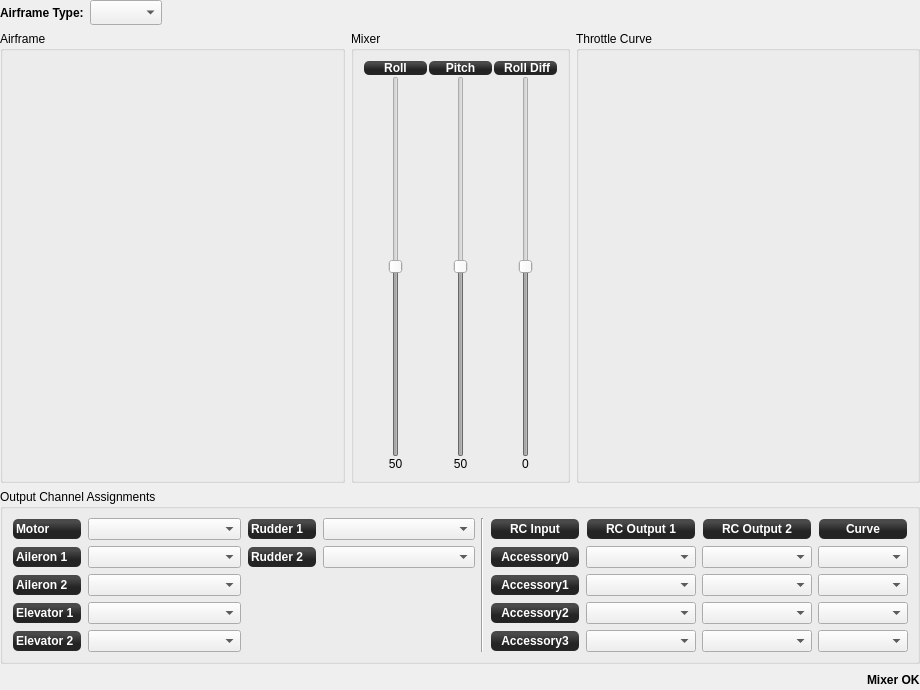
<?xml version="1.0" encoding="UTF-8"?>
<ui version="4.0">
 <class>FixedWingConfigWidget</class>
 <widget class="QWidget" name="FixedWingConfigWidget">
  <property name="geometry">
   <rect>
    <x>0</x>
    <y>0</y>
    <width>920</width>
    <height>690</height>
   </rect>
  </property>
  <property name="windowTitle">
   <string>Form</string>
  </property>
  <layout class="QGridLayout" name="gridLayout">
   <property name="leftMargin">
    <number>0</number>
   </property>
   <property name="topMargin">
    <number>0</number>
   </property>
   <property name="rightMargin">
    <number>0</number>
   </property>
   <property name="bottomMargin">
    <number>0</number>
   </property>
   <item row="2" column="0">
    <widget class="QGroupBox" name="airframeBox">
     <property name="minimumSize">
      <size>
       <width>10</width>
       <height>10</height>
      </size>
     </property>
     <property name="maximumSize">
      <size>
       <width>16777215</width>
       <height>16777215</height>
      </size>
     </property>
     <property name="title">
      <string>Airframe</string>
     </property>
     <layout class="QVBoxLayout" name="verticalLayout_8" stretch="1">
      <property name="leftMargin">
       <number>9</number>
      </property>
      <property name="topMargin">
       <number>9</number>
      </property>
      <property name="rightMargin">
       <number>9</number>
      </property>
      <property name="bottomMargin">
       <number>9</number>
      </property>
      <item>
       <widget class="QGraphicsView" name="planeShape">
        <property name="sizePolicy">
         <sizepolicy hsizetype="MinimumExpanding" vsizetype="MinimumExpanding">
          <horstretch>0</horstretch>
          <verstretch>0</verstretch>
         </sizepolicy>
        </property>
        <property name="minimumSize">
         <size>
          <width>250</width>
          <height>250</height>
         </size>
        </property>
        <property name="styleSheet">
         <string notr="true">background:transparent</string>
        </property>
        <property name="frameShape">
         <enum>QFrame::NoFrame</enum>
        </property>
        <property name="frameShadow">
         <enum>QFrame::Plain</enum>
        </property>
       </widget>
      </item>
     </layout>
    </widget>
   </item>
   <item row="2" column="2">
    <widget class="QGroupBox" name="throttleCurveBox">
     <property name="sizePolicy">
      <sizepolicy hsizetype="Minimum" vsizetype="Preferred">
       <horstretch>0</horstretch>
       <verstretch>0</verstretch>
      </sizepolicy>
     </property>
     <property name="minimumSize">
      <size>
       <width>10</width>
       <height>10</height>
      </size>
     </property>
     <property name="maximumSize">
      <size>
       <width>16777215</width>
       <height>16777215</height>
      </size>
     </property>
     <property name="title">
      <string>Throttle Curve</string>
     </property>
     <layout class="QVBoxLayout" name="verticalLayout_9">
      <property name="leftMargin">
       <number>9</number>
      </property>
      <property name="topMargin">
       <number>9</number>
      </property>
      <property name="rightMargin">
       <number>9</number>
      </property>
      <property name="bottomMargin">
       <number>9</number>
      </property>
      <item>
       <widget class="MixerCurve" name="fixedWingThrottle" native="true">
        <property name="sizePolicy">
         <sizepolicy hsizetype="MinimumExpanding" vsizetype="MinimumExpanding">
          <horstretch>0</horstretch>
          <verstretch>0</verstretch>
         </sizepolicy>
        </property>
        <property name="minimumSize">
         <size>
          <width>250</width>
          <height>250</height>
         </size>
        </property>
        <property name="sizeIncrement">
         <size>
          <width>10</width>
          <height>10</height>
         </size>
        </property>
        <property name="baseSize">
         <size>
          <width>50</width>
          <height>50</height>
         </size>
        </property>
       </widget>
      </item>
     </layout>
    </widget>
   </item>
   <item row="2" column="1">
    <widget class="QGroupBox" name="elevonMixBox">
     <property name="maximumSize">
      <size>
       <width>16777215</width>
       <height>16777215</height>
      </size>
     </property>
     <property name="title">
      <string>Mixer</string>
     </property>
     <layout class="QGridLayout" name="gridLayout_2">
      <property name="leftMargin">
       <number>9</number>
      </property>
      <property name="topMargin">
       <number>9</number>
      </property>
      <property name="rightMargin">
       <number>9</number>
      </property>
      <property name="bottomMargin">
       <number>9</number>
      </property>
      <property name="horizontalSpacing">
       <number>0</number>
      </property>
      <item row="0" column="0">
       <layout class="QVBoxLayout" name="verticalLayout">
        <item>
         <widget class="QLabel" name="elevonLabel1">
          <property name="sizePolicy">
           <sizepolicy hsizetype="Minimum" vsizetype="Preferred">
            <horstretch>0</horstretch>
            <verstretch>0</verstretch>
           </sizepolicy>
          </property>
          <property name="minimumSize">
           <size>
            <width>50</width>
            <height>0</height>
           </size>
          </property>
          <property name="maximumSize">
           <size>
            <width>16777215</width>
            <height>16777215</height>
           </size>
          </property>
          <property name="styleSheet">
           <string notr="true">background-color: qlineargradient(spread:reflect, x1:0.507, y1:0, x2:0.507, y2:0.772, stop:0.208955 rgba(74, 74, 74, 255), stop:0.78607 rgba(36, 36, 36, 255));
color: rgb(255, 255, 255);
border-radius: 5;
font: bold 12px;
margin:1px;</string>
          </property>
          <property name="text">
           <string>Roll</string>
          </property>
          <property name="alignment">
           <set>Qt::AlignCenter</set>
          </property>
         </widget>
        </item>
        <item>
         <widget class="QSlider" name="elevonSlider1">
          <property name="enabled">
           <bool>false</bool>
          </property>
          <property name="minimumSize">
           <size>
            <width>65</width>
            <height>0</height>
           </size>
          </property>
          <property name="toolTip">
           <string>Weight of mixing in percent</string>
          </property>
          <property name="maximum">
           <number>100</number>
          </property>
          <property name="value">
           <number>50</number>
          </property>
          <property name="orientation">
           <enum>Qt::Vertical</enum>
          </property>
         </widget>
        </item>
        <item>
         <widget class="QLabel" name="elevonSliderLabel1">
          <property name="minimumSize">
           <size>
            <width>40</width>
            <height>0</height>
           </size>
          </property>
          <property name="text">
           <string>50</string>
          </property>
          <property name="alignment">
           <set>Qt::AlignCenter</set>
          </property>
         </widget>
        </item>
       </layout>
      </item>
      <item row="0" column="1">
       <layout class="QVBoxLayout" name="verticalLayout_2">
        <item>
         <widget class="QLabel" name="elevonLabel2">
          <property name="minimumSize">
           <size>
            <width>50</width>
            <height>0</height>
           </size>
          </property>
          <property name="styleSheet">
           <string notr="true">background-color: qlineargradient(spread:reflect, x1:0.507, y1:0, x2:0.507, y2:0.772, stop:0.208955 rgba(74, 74, 74, 255), stop:0.78607 rgba(36, 36, 36, 255));
color: rgb(255, 255, 255);
border-radius: 5;
font: bold 12px;
margin:1px;</string>
          </property>
          <property name="text">
           <string>Pitch</string>
          </property>
          <property name="alignment">
           <set>Qt::AlignCenter</set>
          </property>
         </widget>
        </item>
        <item>
         <widget class="QSlider" name="elevonSlider2">
          <property name="enabled">
           <bool>false</bool>
          </property>
          <property name="minimumSize">
           <size>
            <width>65</width>
            <height>0</height>
           </size>
          </property>
          <property name="toolTip">
           <string>Weight of mixing in percent</string>
          </property>
          <property name="maximum">
           <number>100</number>
          </property>
          <property name="value">
           <number>50</number>
          </property>
          <property name="orientation">
           <enum>Qt::Vertical</enum>
          </property>
         </widget>
        </item>
        <item>
         <widget class="QLabel" name="elevonSliderLabel2">
          <property name="minimumSize">
           <size>
            <width>40</width>
            <height>0</height>
           </size>
          </property>
          <property name="text">
           <string>50</string>
          </property>
          <property name="alignment">
           <set>Qt::AlignCenter</set>
          </property>
         </widget>
        </item>
       </layout>
      </item>
      <item row="0" column="2">
       <layout class="QVBoxLayout" name="verticalLayout_3">
        <item>
         <widget class="QLabel" name="elevonLabel3">
          <property name="minimumSize">
           <size>
            <width>50</width>
            <height>0</height>
           </size>
          </property>
          <property name="styleSheet">
           <string notr="true">background-color: qlineargradient(spread:reflect, x1:0.507, y1:0, x2:0.507, y2:0.772, stop:0.208955 rgba(74, 74, 74, 255), stop:0.78607 rgba(36, 36, 36, 255));
color: rgb(255, 255, 255);
border-radius: 5;
font: bold 12px;
margin:1px;</string>
          </property>
          <property name="text">
           <string> Roll Diff</string>
          </property>
          <property name="alignment">
           <set>Qt::AlignCenter</set>
          </property>
         </widget>
        </item>
        <item>
         <widget class="QSlider" name="elevonSlider3">
          <property name="enabled">
           <bool>false</bool>
          </property>
          <property name="minimumSize">
           <size>
            <width>65</width>
            <height>0</height>
           </size>
          </property>
          <property name="toolTip">
           <string>Value of Roll differential in percent</string>
          </property>
          <property name="minimum">
           <number>-100</number>
          </property>
          <property name="maximum">
           <number>100</number>
          </property>
          <property name="value">
           <number>0</number>
          </property>
          <property name="orientation">
           <enum>Qt::Vertical</enum>
          </property>
         </widget>
        </item>
        <item>
         <widget class="QLabel" name="elevonSliderLabel3">
          <property name="minimumSize">
           <size>
            <width>40</width>
            <height>0</height>
           </size>
          </property>
          <property name="text">
           <string>0</string>
          </property>
          <property name="alignment">
           <set>Qt::AlignCenter</set>
          </property>
         </widget>
        </item>
       </layout>
      </item>
     </layout>
    </widget>
   </item>
   <item row="0" column="0" colspan="3">
    <layout class="QHBoxLayout" name="horizontalLayout_7">
     <property name="sizeConstraint">
      <enum>QLayout::SetFixedSize</enum>
     </property>
     <item>
      <widget class="QLabel" name="aiframeTypelabel">
       <property name="font">
        <font>
         <weight>75</weight>
         <bold>true</bold>
        </font>
       </property>
       <property name="text">
        <string>Airframe Type:</string>
       </property>
      </widget>
     </item>
     <item>
      <widget class="QComboBox" name="fixedWingType">
       <property name="sizePolicy">
        <sizepolicy hsizetype="Fixed" vsizetype="Minimum">
         <horstretch>0</horstretch>
         <verstretch>0</verstretch>
        </sizepolicy>
       </property>
       <property name="minimumSize">
        <size>
         <width>25</width>
         <height>25</height>
        </size>
       </property>
       <property name="maximumSize">
        <size>
         <width>16777215</width>
         <height>25</height>
        </size>
       </property>
       <property name="toolTip">
        <string>Select Fixed-wing type</string>
       </property>
      </widget>
     </item>
     <item>
      <spacer name="horizontalSpacer_5">
       <property name="orientation">
        <enum>Qt::Horizontal</enum>
       </property>
       <property name="sizeHint" stdset="0">
        <size>
         <width>10</width>
         <height>13</height>
        </size>
       </property>
      </spacer>
     </item>
    </layout>
   </item>
   <item row="4" column="0" colspan="3">
    <layout class="QHBoxLayout" name="horizontalLayout_6">
     <item>
      <spacer name="horizontalSpacer_6">
       <property name="orientation">
        <enum>Qt::Horizontal</enum>
       </property>
       <property name="sizeHint" stdset="0">
        <size>
         <width>10</width>
         <height>20</height>
        </size>
       </property>
      </spacer>
     </item>
     <item>
      <widget class="QLabel" name="fwStatusLabel">
       <property name="sizePolicy">
        <sizepolicy hsizetype="Preferred" vsizetype="Preferred">
         <horstretch>0</horstretch>
         <verstretch>0</verstretch>
        </sizepolicy>
       </property>
       <property name="font">
        <font>
         <weight>75</weight>
         <bold>true</bold>
        </font>
       </property>
       <property name="text">
        <string>Mixer OK</string>
       </property>
       <property name="alignment">
        <set>Qt::AlignLeading|Qt::AlignLeft|Qt::AlignVCenter</set>
       </property>
      </widget>
     </item>
    </layout>
   </item>
   <item row="3" column="0" colspan="3">
    <widget class="QGroupBox" name="channelBox">
     <property name="sizePolicy">
      <sizepolicy hsizetype="Preferred" vsizetype="Preferred">
       <horstretch>0</horstretch>
       <verstretch>0</verstretch>
      </sizepolicy>
     </property>
     <property name="minimumSize">
      <size>
       <width>0</width>
       <height>140</height>
      </size>
     </property>
     <property name="title">
      <string>Output Channel Assignments</string>
     </property>
     <layout class="QGridLayout" name="gridLayout_7" columnstretch="1,1,0,0">
      <property name="leftMargin">
       <number>9</number>
      </property>
      <property name="topMargin">
       <number>9</number>
      </property>
      <property name="rightMargin">
       <number>9</number>
      </property>
      <property name="bottomMargin">
       <number>9</number>
      </property>
      <item row="0" column="1" rowspan="2">
       <layout class="QFormLayout" name="formLayout_5">
        <property name="sizeConstraint">
         <enum>QLayout::SetMaximumSize</enum>
        </property>
        <property name="fieldGrowthPolicy">
         <enum>QFormLayout::AllNonFixedFieldsGrow</enum>
        </property>
        <property name="verticalSpacing">
         <number>6</number>
        </property>
        <item row="1" column="0">
         <widget class="QLabel" name="fwRudder1Label">
          <property name="minimumSize">
           <size>
            <width>70</width>
            <height>0</height>
           </size>
          </property>
          <property name="styleSheet">
           <string notr="true">background-color: qlineargradient(spread:reflect, x1:0.507, y1:0, x2:0.507, y2:0.772, stop:0.208955 rgba(74, 74, 74, 255), stop:0.78607 rgba(36, 36, 36, 255));
color: rgb(255, 255, 255);
border-radius: 5;
font: bold 12px;
margin:1px;</string>
          </property>
          <property name="text">
           <string>Rudder 1</string>
          </property>
         </widget>
        </item>
        <item row="1" column="1">
         <widget class="QComboBox" name="fwRudder1ChannelBox">
          <property name="enabled">
           <bool>true</bool>
          </property>
          <property name="toolTip">
           <string>Assign your output channel</string>
          </property>
         </widget>
        </item>
        <item row="2" column="0">
         <widget class="QLabel" name="fwRudder2Label">
          <property name="minimumSize">
           <size>
            <width>70</width>
            <height>0</height>
           </size>
          </property>
          <property name="styleSheet">
           <string notr="true">background-color: qlineargradient(spread:reflect, x1:0.507, y1:0, x2:0.507, y2:0.772, stop:0.208955 rgba(74, 74, 74, 255), stop:0.78607 rgba(36, 36, 36, 255));
color: rgb(255, 255, 255);
border-radius: 5;
font: bold 12px;
margin:1px;</string>
          </property>
          <property name="text">
           <string>Rudder 2</string>
          </property>
         </widget>
        </item>
        <item row="2" column="1">
         <widget class="QComboBox" name="fwRudder2ChannelBox">
          <property name="enabled">
           <bool>true</bool>
          </property>
          <property name="toolTip">
           <string>Assign your output channel</string>
          </property>
         </widget>
        </item>
       </layout>
      </item>
      <item row="0" column="0" rowspan="2">
       <layout class="QFormLayout" name="formLayout_3">
        <property name="sizeConstraint">
         <enum>QLayout::SetMaximumSize</enum>
        </property>
        <property name="fieldGrowthPolicy">
         <enum>QFormLayout::AllNonFixedFieldsGrow</enum>
        </property>
        <property name="verticalSpacing">
         <number>6</number>
        </property>
        <item row="0" column="0">
         <widget class="QLabel" name="fwEngineLabel">
          <property name="minimumSize">
           <size>
            <width>70</width>
            <height>0</height>
           </size>
          </property>
          <property name="styleSheet">
           <string notr="true">background-color: qlineargradient(spread:reflect, x1:0.507, y1:0, x2:0.507, y2:0.772, stop:0.208955 rgba(74, 74, 74, 255), stop:0.78607 rgba(36, 36, 36, 255));
color: rgb(255, 255, 255);
border-radius: 5;
font: bold 12px;
margin:1px;</string>
          </property>
          <property name="text">
           <string>Motor</string>
          </property>
         </widget>
        </item>
        <item row="0" column="1">
         <widget class="QComboBox" name="fwEngineChannelBox">
          <property name="toolTip">
           <string>Assign your motor output channel</string>
          </property>
         </widget>
        </item>
        <item row="1" column="0">
         <widget class="QLabel" name="fwAileron1Label">
          <property name="minimumSize">
           <size>
            <width>70</width>
            <height>0</height>
           </size>
          </property>
          <property name="styleSheet">
           <string notr="true">background-color: qlineargradient(spread:reflect, x1:0.507, y1:0, x2:0.507, y2:0.772, stop:0.208955 rgba(74, 74, 74, 255), stop:0.78607 rgba(36, 36, 36, 255));
color: rgb(255, 255, 255);
border-radius: 5;
font: bold 12px;
margin:1px;</string>
          </property>
          <property name="text">
           <string>Aileron 1</string>
          </property>
         </widget>
        </item>
        <item row="1" column="1">
         <widget class="QComboBox" name="fwAileron1ChannelBox">
          <property name="toolTip">
           <string>Assign your output channel</string>
          </property>
         </widget>
        </item>
        <item row="2" column="0">
         <widget class="QLabel" name="fwAileron2Label">
          <property name="minimumSize">
           <size>
            <width>70</width>
            <height>0</height>
           </size>
          </property>
          <property name="styleSheet">
           <string notr="true">background-color: qlineargradient(spread:reflect, x1:0.507, y1:0, x2:0.507, y2:0.772, stop:0.208955 rgba(74, 74, 74, 255), stop:0.78607 rgba(36, 36, 36, 255));
color: rgb(255, 255, 255);
border-radius: 5;
font: bold 12px;
margin:1px;</string>
          </property>
          <property name="text">
           <string>Aileron 2</string>
          </property>
         </widget>
        </item>
        <item row="2" column="1">
         <widget class="QComboBox" name="fwAileron2ChannelBox">
          <property name="toolTip">
           <string>Assign your output channel</string>
          </property>
         </widget>
        </item>
        <item row="3" column="0">
         <widget class="QLabel" name="fwElevator1Label">
          <property name="minimumSize">
           <size>
            <width>70</width>
            <height>0</height>
           </size>
          </property>
          <property name="styleSheet">
           <string notr="true">background-color: qlineargradient(spread:reflect, x1:0.507, y1:0, x2:0.507, y2:0.772, stop:0.208955 rgba(74, 74, 74, 255), stop:0.78607 rgba(36, 36, 36, 255));
color: rgb(255, 255, 255);
border-radius: 5;
font: bold 12px;
margin:1px;</string>
          </property>
          <property name="text">
           <string>Elevator 1</string>
          </property>
         </widget>
        </item>
        <item row="3" column="1">
         <widget class="QComboBox" name="fwElevator1ChannelBox">
          <property name="toolTip">
           <string>Assign your output channel</string>
          </property>
         </widget>
        </item>
        <item row="4" column="0">
         <widget class="QLabel" name="fwElevator2Label">
          <property name="minimumSize">
           <size>
            <width>70</width>
            <height>0</height>
           </size>
          </property>
          <property name="styleSheet">
           <string notr="true">background-color: qlineargradient(spread:reflect, x1:0.507, y1:0, x2:0.507, y2:0.772, stop:0.208955 rgba(74, 74, 74, 255), stop:0.78607 rgba(36, 36, 36, 255));
color: rgb(255, 255, 255);
border-radius: 5;
font: bold 12px;
margin:1px;</string>
          </property>
          <property name="text">
           <string>Elevator 2</string>
          </property>
         </widget>
        </item>
        <item row="4" column="1">
         <widget class="QComboBox" name="fwElevator2ChannelBox">
          <property name="enabled">
           <bool>true</bool>
          </property>
          <property name="sizePolicy">
           <sizepolicy hsizetype="Preferred" vsizetype="Fixed">
            <horstretch>0</horstretch>
            <verstretch>0</verstretch>
           </sizepolicy>
          </property>
          <property name="toolTip">
           <string>Assign your output channel</string>
          </property>
         </widget>
        </item>
       </layout>
      </item>
      <item row="0" column="3" rowspan="2">
       <layout class="QGridLayout" name="gridLayout_4" columnstretch="0,0,0,0" columnminimumwidth="0,0,0,0">
        <property name="sizeConstraint">
         <enum>QLayout::SetMaximumSize</enum>
        </property>
        <property name="leftMargin">
         <number>0</number>
        </property>
        <item row="2" column="3">
         <widget class="QComboBox" name="rcOutputCurveBoxFw2">
          <property name="toolTip">
           <string>Select output curve for Accessory1 RcInput</string>
          </property>
         </widget>
        </item>
        <item row="1" column="1">
         <widget class="QComboBox" name="rcOutputChannelBoxFw1">
          <property name="sizePolicy">
           <sizepolicy hsizetype="MinimumExpanding" vsizetype="Fixed">
            <horstretch>0</horstretch>
            <verstretch>0</verstretch>
           </sizepolicy>
          </property>
          <property name="minimumSize">
           <size>
            <width>0</width>
            <height>0</height>
           </size>
          </property>
          <property name="toolTip">
           <string>Select output channel for Accessory0 RcInput</string>
          </property>
         </widget>
        </item>
        <item row="1" column="0">
         <widget class="QLabel" name="label_13">
          <property name="sizePolicy">
           <sizepolicy hsizetype="Preferred" vsizetype="Preferred">
            <horstretch>0</horstretch>
            <verstretch>0</verstretch>
           </sizepolicy>
          </property>
          <property name="minimumSize">
           <size>
            <width>90</width>
            <height>0</height>
           </size>
          </property>
          <property name="styleSheet">
           <string notr="true">background-color: qlineargradient(spread:reflect, x1:0.507, y1:0, x2:0.507, y2:0.772, stop:0.208955 rgba(74, 74, 74, 255), stop:0.78607 rgba(36, 36, 36, 255));
color: rgb(255, 255, 255);
border-radius: 5;
font: bold 12px;
margin:1px;</string>
          </property>
          <property name="text">
           <string>Accessory0</string>
          </property>
          <property name="alignment">
           <set>Qt::AlignCenter</set>
          </property>
         </widget>
        </item>
        <item row="0" column="0">
         <widget class="QLabel" name="label_5">
          <property name="sizePolicy">
           <sizepolicy hsizetype="Preferred" vsizetype="Preferred">
            <horstretch>0</horstretch>
            <verstretch>0</verstretch>
           </sizepolicy>
          </property>
          <property name="minimumSize">
           <size>
            <width>90</width>
            <height>16</height>
           </size>
          </property>
          <property name="styleSheet">
           <string notr="true">background-color: qlineargradient(spread:reflect, x1:0.507, y1:0, x2:0.507, y2:0.772, stop:0.208955 rgba(74, 74, 74, 255), stop:0.78607 rgba(36, 36, 36, 255));
color: rgb(255, 255, 255);
border-radius: 5;
font: bold 12px;
margin:1px;</string>
          </property>
          <property name="text">
           <string>RC Input</string>
          </property>
          <property name="alignment">
           <set>Qt::AlignCenter</set>
          </property>
         </widget>
        </item>
        <item row="2" column="0">
         <widget class="QLabel" name="label_12">
          <property name="minimumSize">
           <size>
            <width>90</width>
            <height>0</height>
           </size>
          </property>
          <property name="styleSheet">
           <string notr="true">background-color: qlineargradient(spread:reflect, x1:0.507, y1:0, x2:0.507, y2:0.772, stop:0.208955 rgba(74, 74, 74, 255), stop:0.78607 rgba(36, 36, 36, 255));
color: rgb(255, 255, 255);
border-radius: 5;
font: bold 12px;
margin:1px;</string>
          </property>
          <property name="text">
           <string>Accessory1</string>
          </property>
          <property name="alignment">
           <set>Qt::AlignCenter</set>
          </property>
         </widget>
        </item>
        <item row="0" column="1">
         <widget class="QLabel" name="label_4">
          <property name="sizePolicy">
           <sizepolicy hsizetype="Expanding" vsizetype="Preferred">
            <horstretch>0</horstretch>
            <verstretch>0</verstretch>
           </sizepolicy>
          </property>
          <property name="minimumSize">
           <size>
            <width>110</width>
            <height>0</height>
           </size>
          </property>
          <property name="toolTip">
           <string>RcOutput channels</string>
          </property>
          <property name="styleSheet">
           <string notr="true">background-color: qlineargradient(spread:reflect, x1:0.507, y1:0, x2:0.507, y2:0.772, stop:0.208955 rgba(74, 74, 74, 255), stop:0.78607 rgba(36, 36, 36, 255));
color: rgb(255, 255, 255);
border-radius: 5;
font: bold 12px;
margin:1px;</string>
          </property>
          <property name="text">
           <string>RC Output 1</string>
          </property>
          <property name="alignment">
           <set>Qt::AlignCenter</set>
          </property>
         </widget>
        </item>
        <item row="3" column="1">
         <widget class="QComboBox" name="rcOutputChannelBoxFw3">
          <property name="sizePolicy">
           <sizepolicy hsizetype="MinimumExpanding" vsizetype="Fixed">
            <horstretch>0</horstretch>
            <verstretch>0</verstretch>
           </sizepolicy>
          </property>
          <property name="minimumSize">
           <size>
            <width>0</width>
            <height>0</height>
           </size>
          </property>
          <property name="toolTip">
           <string>Select output channel for Accessory2 RcInput</string>
          </property>
         </widget>
        </item>
        <item row="2" column="1">
         <widget class="QComboBox" name="rcOutputChannelBoxFw2">
          <property name="sizePolicy">
           <sizepolicy hsizetype="MinimumExpanding" vsizetype="Fixed">
            <horstretch>0</horstretch>
            <verstretch>0</verstretch>
           </sizepolicy>
          </property>
          <property name="minimumSize">
           <size>
            <width>0</width>
            <height>0</height>
           </size>
          </property>
          <property name="toolTip">
           <string>Select output channel for Accessory1 RcInput</string>
          </property>
         </widget>
        </item>
        <item row="3" column="0">
         <widget class="QLabel" name="label_14">
          <property name="minimumSize">
           <size>
            <width>90</width>
            <height>0</height>
           </size>
          </property>
          <property name="styleSheet">
           <string notr="true">background-color: qlineargradient(spread:reflect, x1:0.507, y1:0, x2:0.507, y2:0.772, stop:0.208955 rgba(74, 74, 74, 255), stop:0.78607 rgba(36, 36, 36, 255));
color: rgb(255, 255, 255);
border-radius: 5;
font: bold 12px;
margin:1px;</string>
          </property>
          <property name="text">
           <string>Accessory2</string>
          </property>
          <property name="alignment">
           <set>Qt::AlignCenter</set>
          </property>
         </widget>
        </item>
        <item row="0" column="3">
         <widget class="QLabel" name="label_15">
          <property name="minimumSize">
           <size>
            <width>90</width>
            <height>0</height>
           </size>
          </property>
          <property name="toolTip">
           <string>RcOutput curve</string>
          </property>
          <property name="styleSheet">
           <string notr="true">background-color: qlineargradient(spread:reflect, x1:0.507, y1:0, x2:0.507, y2:0.772, stop:0.208955 rgba(74, 74, 74, 255), stop:0.78607 rgba(36, 36, 36, 255));
color: rgb(255, 255, 255);
border-radius: 5;
font: bold 12px;
margin:1px;</string>
          </property>
          <property name="text">
           <string>Curve</string>
          </property>
          <property name="alignment">
           <set>Qt::AlignCenter</set>
          </property>
         </widget>
        </item>
        <item row="1" column="3">
         <widget class="QComboBox" name="rcOutputCurveBoxFw1">
          <property name="toolTip">
           <string>Select output curve for Accessory0 RcInput</string>
          </property>
         </widget>
        </item>
        <item row="4" column="3">
         <widget class="QComboBox" name="rcOutputCurveBoxFw4">
          <property name="toolTip">
           <string>Select output curve for Accessory3 RcInput</string>
          </property>
         </widget>
        </item>
        <item row="3" column="3">
         <widget class="QComboBox" name="rcOutputCurveBoxFw3">
          <property name="toolTip">
           <string>Select output curve for Accessory2 RcInput</string>
          </property>
         </widget>
        </item>
        <item row="4" column="0">
         <widget class="QLabel" name="label_16">
          <property name="minimumSize">
           <size>
            <width>90</width>
            <height>0</height>
           </size>
          </property>
          <property name="styleSheet">
           <string notr="true">background-color: qlineargradient(spread:reflect, x1:0.507, y1:0, x2:0.507, y2:0.772, stop:0.208955 rgba(74, 74, 74, 255), stop:0.78607 rgba(36, 36, 36, 255));
color: rgb(255, 255, 255);
border-radius: 5;
font: bold 12px;
margin:1px;</string>
          </property>
          <property name="text">
           <string>Accessory3</string>
          </property>
          <property name="alignment">
           <set>Qt::AlignCenter</set>
          </property>
         </widget>
        </item>
        <item row="4" column="1">
         <widget class="QComboBox" name="rcOutputChannelBoxFw4">
          <property name="sizePolicy">
           <sizepolicy hsizetype="MinimumExpanding" vsizetype="Fixed">
            <horstretch>0</horstretch>
            <verstretch>0</verstretch>
           </sizepolicy>
          </property>
          <property name="minimumSize">
           <size>
            <width>0</width>
            <height>0</height>
           </size>
          </property>
          <property name="toolTip">
           <string>Select output channel for Accessory3 RcInput</string>
          </property>
         </widget>
        </item>
        <item row="0" column="2">
         <widget class="QLabel" name="label_6">
          <property name="sizePolicy">
           <sizepolicy hsizetype="Expanding" vsizetype="Preferred">
            <horstretch>0</horstretch>
            <verstretch>0</verstretch>
           </sizepolicy>
          </property>
          <property name="minimumSize">
           <size>
            <width>110</width>
            <height>0</height>
           </size>
          </property>
          <property name="toolTip">
           <string>RcOutput channels</string>
          </property>
          <property name="styleSheet">
           <string notr="true">background-color: qlineargradient(spread:reflect, x1:0.507, y1:0, x2:0.507, y2:0.772, stop:0.208955 rgba(74, 74, 74, 255), stop:0.78607 rgba(36, 36, 36, 255));
color: rgb(255, 255, 255);
border-radius: 5;
font: bold 12px;
margin:1px;</string>
          </property>
          <property name="text">
           <string>RC Output 2</string>
          </property>
          <property name="alignment">
           <set>Qt::AlignCenter</set>
          </property>
         </widget>
        </item>
        <item row="1" column="2">
         <widget class="QComboBox" name="rcOutputChannelBoxFw1_2">
          <property name="sizePolicy">
           <sizepolicy hsizetype="MinimumExpanding" vsizetype="Fixed">
            <horstretch>0</horstretch>
            <verstretch>0</verstretch>
           </sizepolicy>
          </property>
          <property name="minimumSize">
           <size>
            <width>0</width>
            <height>0</height>
           </size>
          </property>
          <property name="toolTip">
           <string>Select output channel for Accessory0 RcInput</string>
          </property>
         </widget>
        </item>
        <item row="2" column="2">
         <widget class="QComboBox" name="rcOutputChannelBoxFw2_2">
          <property name="sizePolicy">
           <sizepolicy hsizetype="MinimumExpanding" vsizetype="Fixed">
            <horstretch>0</horstretch>
            <verstretch>0</verstretch>
           </sizepolicy>
          </property>
          <property name="minimumSize">
           <size>
            <width>0</width>
            <height>0</height>
           </size>
          </property>
          <property name="toolTip">
           <string>Select output channel for Accessory1 RcInput</string>
          </property>
         </widget>
        </item>
        <item row="3" column="2">
         <widget class="QComboBox" name="rcOutputChannelBoxFw3_2">
          <property name="sizePolicy">
           <sizepolicy hsizetype="MinimumExpanding" vsizetype="Fixed">
            <horstretch>0</horstretch>
            <verstretch>0</verstretch>
           </sizepolicy>
          </property>
          <property name="minimumSize">
           <size>
            <width>0</width>
            <height>0</height>
           </size>
          </property>
          <property name="toolTip">
           <string>Select output channel for Accessory2 RcInput</string>
          </property>
         </widget>
        </item>
        <item row="4" column="2">
         <widget class="QComboBox" name="rcOutputChannelBoxFw4_2">
          <property name="sizePolicy">
           <sizepolicy hsizetype="MinimumExpanding" vsizetype="Fixed">
            <horstretch>0</horstretch>
            <verstretch>0</verstretch>
           </sizepolicy>
          </property>
          <property name="minimumSize">
           <size>
            <width>0</width>
            <height>0</height>
           </size>
          </property>
          <property name="toolTip">
           <string>Select output channel for Accessory3 RcInput</string>
          </property>
         </widget>
        </item>
       </layout>
      </item>
      <item row="0" column="2" rowspan="2">
       <widget class="Line" name="line">
        <property name="orientation">
         <enum>Qt::Vertical</enum>
        </property>
       </widget>
      </item>
     </layout>
    </widget>
   </item>
  </layout>
 </widget>
 <customwidgets>
  <customwidget>
   <class>MixerCurve</class>
   <extends>QWidget</extends>
   <header location="global">mixercurve.h</header>
   <container>1</container>
  </customwidget>
 </customwidgets>
 <resources>
  <include location="../coreplugin/core.qrc"/>
 </resources>
 <connections>
  <connection>
   <sender>elevonSlider1</sender>
   <signal>valueChanged(int)</signal>
   <receiver>elevonSliderLabel1</receiver>
   <slot>setNum(int)</slot>
   <hints>
    <hint type="sourcelabel">
     <x>124</x>
     <y>126</y>
    </hint>
    <hint type="destinationlabel">
     <x>124</x>
     <y>126</y>
    </hint>
   </hints>
  </connection>
  <connection>
   <sender>elevonSlider2</sender>
   <signal>valueChanged(int)</signal>
   <receiver>elevonSliderLabel2</receiver>
   <slot>setNum(int)</slot>
   <hints>
    <hint type="sourcelabel">
     <x>362</x>
     <y>299</y>
    </hint>
    <hint type="destinationlabel">
     <x>124</x>
     <y>126</y>
    </hint>
   </hints>
  </connection>
  <connection>
   <sender>elevonSlider3</sender>
   <signal>valueChanged(int)</signal>
   <receiver>elevonSliderLabel3</receiver>
   <slot>setNum(int)</slot>
   <hints>
    <hint type="sourcelabel">
     <x>511</x>
     <y>222</y>
    </hint>
    <hint type="destinationlabel">
     <x>511</x>
     <y>378</y>
    </hint>
   </hints>
  </connection>
 </connections>
</ui>
